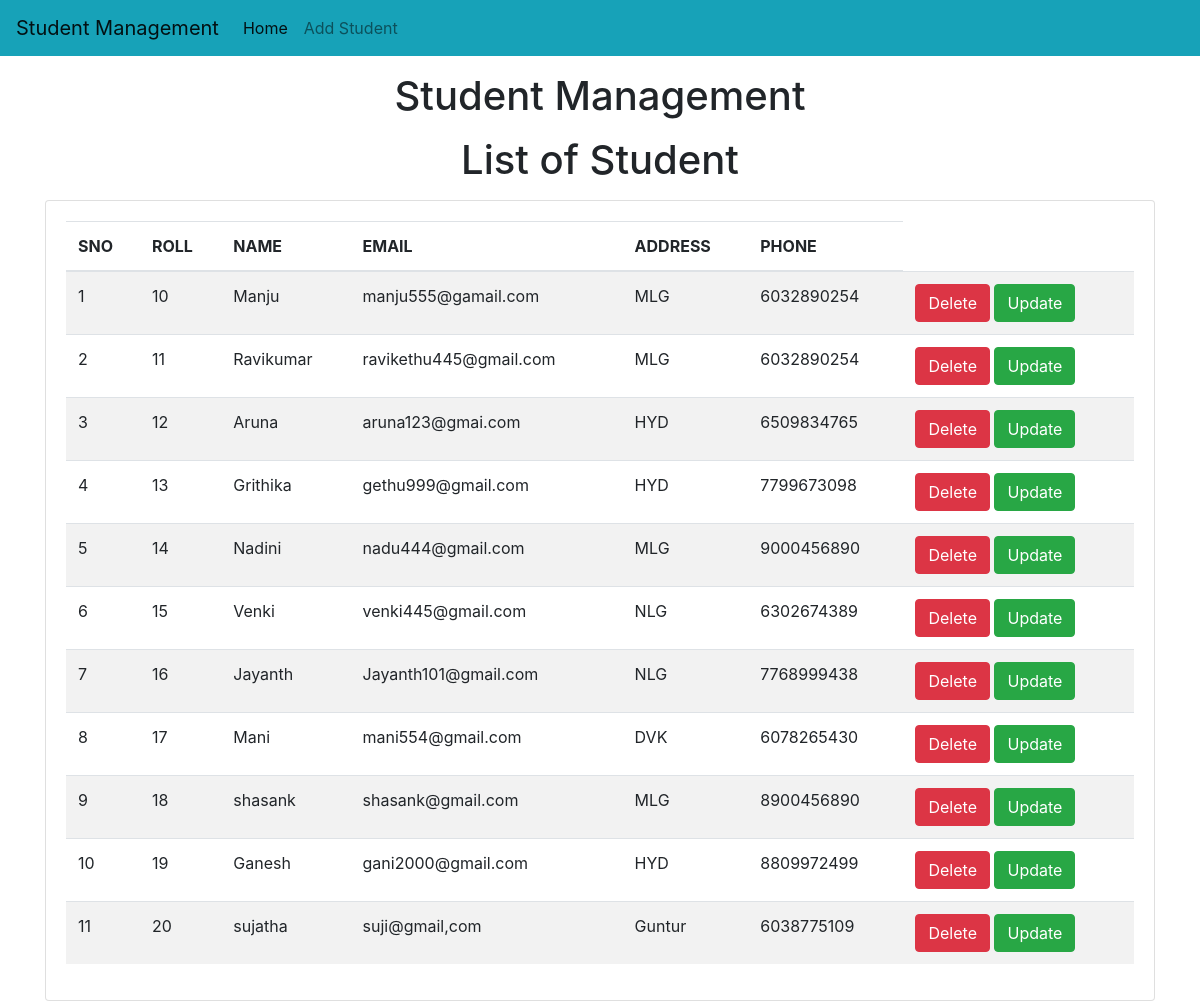
/std/, run on the app's committed database.
### std/models.py (models this page shows)
class Student(models.Model):
    roll=models.CharField(max_length=100)
    name=models.CharField(max_length=50)
    email=models.CharField(max_length=150)
    address=models.CharField(max_length=200)
    phone=models.CharField(max_length=10)

### std/views.py (the view)
# urls.py: path("",home,name="home"),
def home(request):
    std=Student.objects.all()
    return render(request,"home.html",{'std':std})

### templates/home.html (shortened to what this page needs)
<!doctype html>
<html lang="en">
  <head>
    <link rel="stylesheet" href="https://cdn.jsdelivr.net/npm/bootstrap@4.5.3/dist/css/bootstrap.min.css">
  </head>
  <body>
    {% include 'navbar.html' %}
    <h1 class="text-center my-3">Student Management</h1>
    <h1 class="text-center my-3">List of Student</h1>
    <div class="container">
      <div class="row">
        <div class="col">
          <div class="card">
            <div class="card-body">
              <table class="table table-striped">
                <thead>
                  <tr>
                    <th>SNO</th>
                    <th>ROLL</th>
                    <th>NAME</th>
                    <th>EMAIL</th>
                    <th>ADDRESS</th>
                    <th>PHONE</th>
                  </tr>
                </thead>
                <tbody>
                  {% for s in std%}
                  <tr>
                    <td>{{forloop.counter}}</td>
                    <td>{{s.roll}}</td>
                    <td>{{s.name}}</td>
                    <td>{{s.email}}</td>
                    <td>{{s.address}}</td>
                    <td>{{s.phone}}</td>
                    <td>
                      <a href="/std/delete/{{s.id}}" class="btn btn-danger md-sm">Delete</a>
                      <a href="/std/update/{{s.id}}" class="btn btn-success md-sm">Update</a>
                    </td>
                  </tr>
                  {% endfor %}
                </tbody>
              </table>
            </div>
          </div>
        </div>
      </div>
    </div>
  </body>
</html>

### templates/navbar.html (shortened to what this page needs)
<nav class="navbar navbar-expand-lg navbar-light bg-info">
    <a class="navbar-brand" href="std/home/">Student Management</a>
    <div class="collapse navbar-collapse" id="navbarSupportedContent">
      <ul class="navbar-nav mr-auto">
        <li class="nav-item active">
          <a class="nav-link" href="#">Home <span class="sr-only">(current)</span></a>
        </li>
        <li class="nav-item">
          <a class="nav-link" href="/std/add/">Add Student</a>
        </li>
    </div>
  </nav>

### data on the page
Student: roll "10", name "Manju", email "manju555@gamail.com", address "MLG", phone "6032890254"
Student: roll "11", name "Ravikumar", email "ravikethu445@gmail.com", address "MLG", phone "6032890254"
Student: roll "12", name "Aruna", email "aruna123@gmai.com", address "HYD", phone "6509834765"
Student: roll "13", name "Grithika", email "gethu999@gmail.com", address "HYD", phone "7799673098"
Student: roll "14", name "Nadini", email "nadu444@gmail.com", address "MLG", phone "9000456890"
Student: roll "15", name "Venki", email "venki445@gmail.com", address "NLG", phone "6302674389"
Student: roll "16", name "Jayanth", email "Jayanth101@gmail.com", address "NLG", phone "7768999438"
Student: roll "17", name "Mani", email "mani554@gmail.com", address "DVK", phone "6078265430"
Student: roll "18", name "shasank", email "shasank@gmail.com", address "MLG", phone "8900456890"
Student: roll "19", name "Ganesh", email "gani2000@gmail.com", address "HYD", phone "8809972499"
Student: roll "20", name "sujatha", email "suji@gmail,com", address "Guntur", phone "6038775109"
